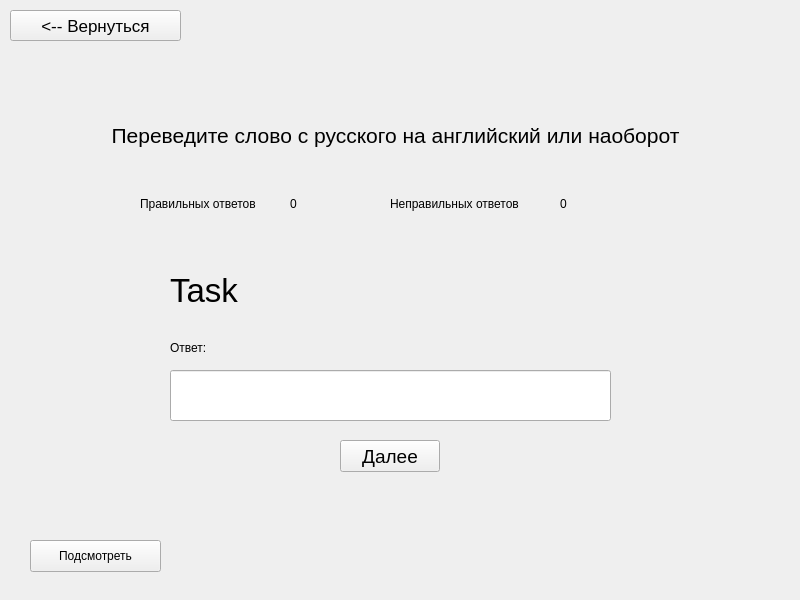
<?xml version="1.0" encoding="UTF-8"?>
<ui version="4.0">
 <class>MainWindow</class>
 <widget class="QMainWindow" name="MainWindow">
  <property name="geometry">
   <rect>
    <x>0</x>
    <y>0</y>
    <width>800</width>
    <height>600</height>
   </rect>
  </property>
  <property name="windowTitle">
   <string/>
  </property>
  <widget class="QWidget" name="centralwidget">
   <widget class="QLabel" name="label">
    <property name="geometry">
     <rect>
      <x>10</x>
      <y>80</y>
      <width>771</width>
      <height>111</height>
     </rect>
    </property>
    <property name="font">
     <font>
      <pointsize>16</pointsize>
     </font>
    </property>
    <property name="text">
     <string>&lt;html&gt;&lt;head/&gt;&lt;body&gt;&lt;p align=&quot;center&quot;&gt;Переведите слово с русского на английский или наоборот&lt;/p&gt;&lt;/body&gt;&lt;/html&gt;</string>
    </property>
   </widget>
   <widget class="QLabel" name="label_2">
    <property name="geometry">
     <rect>
      <x>140</x>
      <y>190</y>
      <width>141</width>
      <height>28</height>
     </rect>
    </property>
    <property name="text">
     <string>Правильных ответов</string>
    </property>
   </widget>
   <widget class="QLabel" name="label_3">
    <property name="geometry">
     <rect>
      <x>390</x>
      <y>190</y>
      <width>151</width>
      <height>28</height>
     </rect>
    </property>
    <property name="text">
     <string>Неправильных ответов</string>
    </property>
   </widget>
   <widget class="QLabel" name="good_label">
    <property name="geometry">
     <rect>
      <x>290</x>
      <y>190</y>
      <width>58</width>
      <height>28</height>
     </rect>
    </property>
    <property name="text">
     <string>0</string>
    </property>
   </widget>
   <widget class="QLabel" name="bad_label">
    <property name="geometry">
     <rect>
      <x>560</x>
      <y>190</y>
      <width>58</width>
      <height>28</height>
     </rect>
    </property>
    <property name="text">
     <string>0</string>
    </property>
   </widget>
   <widget class="QLabel" name="task_label">
    <property name="geometry">
     <rect>
      <x>170</x>
      <y>250</y>
      <width>441</width>
      <height>81</height>
     </rect>
    </property>
    <property name="font">
     <font>
      <pointsize>25</pointsize>
     </font>
    </property>
    <property name="text">
     <string>Task</string>
    </property>
   </widget>
   <widget class="QLabel" name="label_7">
    <property name="geometry">
     <rect>
      <x>170</x>
      <y>340</y>
      <width>58</width>
      <height>16</height>
     </rect>
    </property>
    <property name="text">
     <string>Ответ:</string>
    </property>
   </widget>
   <widget class="QLineEdit" name="lineEdit">
    <property name="geometry">
     <rect>
      <x>170</x>
      <y>370</y>
      <width>441</width>
      <height>51</height>
     </rect>
    </property>
    <property name="font">
     <font>
      <pointsize>25</pointsize>
     </font>
    </property>
   </widget>
   <widget class="QPushButton" name="nextTaskButton">
    <property name="geometry">
     <rect>
      <x>340</x>
      <y>440</y>
      <width>100</width>
      <height>32</height>
     </rect>
    </property>
    <property name="font">
     <font>
      <pointsize>14</pointsize>
     </font>
    </property>
    <property name="text">
     <string>Далее</string>
    </property>
   </widget>
   <widget class="QPushButton" name="backButton">
    <property name="geometry">
     <rect>
      <x>10</x>
      <y>10</y>
      <width>171</width>
      <height>31</height>
     </rect>
    </property>
    <property name="font">
     <font>
      <pointsize>13</pointsize>
     </font>
    </property>
    <property name="text">
     <string>&lt;-- Вернуться</string>
    </property>
   </widget>
   <widget class="QPushButton" name="hintButton">
    <property name="geometry">
     <rect>
      <x>30</x>
      <y>540</y>
      <width>131</width>
      <height>32</height>
     </rect>
    </property>
    <property name="text">
     <string>Подсмотреть</string>
    </property>
   </widget>
   <widget class="QLabel" name="hint_label">
    <property name="geometry">
     <rect>
      <x>170</x>
      <y>540</y>
      <width>221</width>
      <height>32</height>
     </rect>
    </property>
    <property name="text">
     <string/>
    </property>
   </widget>
  </widget>
 </widget>
 <resources/>
 <connections/>
</ui>
